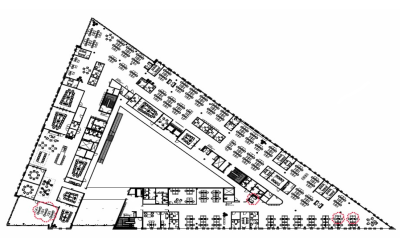
#> input picture DijkstraMinPath/plan_low.bmp, 400 x 238 px
$ python pathfinding.py
#> lines starting #> are read from the running program, lines starting #| are printed output that depends on the picture; after the words box and inside, x2 and y2 are one past the last pixel; in counts of white or black regions, pixels touching at a corner belong together
# Sample code from http://www.redblobgames.com/pathfinding/
# Copyright 2014 Red Blob Games <redblobgames@gmail.com>
#
# Feel free to use this code in your own projects, including commercial projects
# License: Apache v2.0 <http://www.apache.org/licenses/LICENSE-2.0.html>
#
# ##############################################################################
#
# Adapted to read images by Rafael Rossi, August 2016
# Created class GridFromImage
#
#

# ###############################################
# utility functions for dealing with square grids
# ###############################################


def from_id_width(id, width):
    return (id % width, id // width)


# [22 lines left out: functions draw_tile, draw_grid, not called in this run]


class SquareGrid:
    def __init__(self, width, height):
        self.width = width
        self.height = height
        self.walls = []

    def in_bounds(self, id):
        (x, y) = id
        return 0 <= x < self.width and 0 <= y < self.height

    def passable(self, id):
        return id not in self.walls

    def neighbors(self, id):
        (x, y) = id
        results = [(x+1, y), (x, y-1), (x-1, y), (x, y+1)]
        if (x + y) % 2 == 0: results.reverse()  # aesthetics
        results = filter(self.in_bounds, results)
        results = filter(self.passable, results)
        return results


class GridWithWeights(SquareGrid):
    def __init__(self, width, height):
#> called with width = 10, height = 10
        super().__init__(width, height)
        self.weights = {}

    def cost(self, from_node, to_node):
        return self.weights.get(to_node, 1)


diagram4 = GridWithWeights(10, 10)
diagram4.walls = [(1, 7), (1, 8), (2, 7), (2, 8), (3, 7), (3, 8)]
diagram4.weights = {loc: 5 for loc in [(3, 4), (3, 5), (4, 1), (4, 2),
                                       (4, 3), (4, 4), (4, 5), (4, 6),
                                       (4, 7), (4, 8), (5, 1), (5, 2),
                                       (5, 3), (5, 4), (5, 5), (5, 6),
                                       (5, 7), (5, 8), (6, 2), (6, 3),
                                       (6, 4), (6, 5), (6, 6), (6, 7),
                                       (7, 3), (7, 4), (7, 5)]}

from matplotlib import pylab
import numpy as np


class GridFromImage(GridWithWeights):
    def __init__(self, image_filename):
#> called with image_filename = 'plan_low.bmp'
        self.figname = image_filename
        self.fig = pylab.imread(image_filename)
#> self.fig is the input picture: shape (238, 400, 3); mean R, G, B 228.9, 228.7, 228.7
        h, w = len(self.fig), len(self.fig[0])
#> h = 238; w = 400
        super().__init__(w, h)
        self._find_walls()

    def _find_walls(self):
        """Converts the image into a matrix. Anything darker than medium grey will be a "wall"
        The rest is "walkable" area"""
        for y in range(self.height):
            for x in range(self.width):
                if self.fig[y][x][0] < 200:
                    self.walls.append((x, y))

    # [6 lines left out: function ascii_print, not called in this run]

    def show_path(self, start, goal, came_from,
                  img_high=None, scale=1, save=False):
        if not img_high: img_high = self.figname
        fig = pylab.imread(img_high)
        fig2 = fig.copy()
        current = goal
        while not current == start:
            x, y = current
            x *= scale
            y *= scale
            x, y = int(x), int(y)
            fig2[y][x] = np.array([255, 0, 0], dtype=np.uint8)
            current = came_from[current]
        pylab.imshow(fig2)
        if save:
            pylab.imsave(arr=fig2, fname=img_high[:-4]+'_minpath.png')


import heapq


class PriorityQueue:
    def __init__(self):
        self.elements = []

    def empty(self):
        return len(self.elements) == 0

    def put(self, item, priority):
        heapq.heappush(self.elements, (priority, item))

    def get(self):
        return heapq.heappop(self.elements)[1]


# [34 lines left out: functions dijkstra_search, reconstruct_path, not called in this run]


def heuristic(a, b):
    (x1, y1) = a
    (x2, y2) = b
    return abs(x1 - x2) + abs(y1 - y2)


def a_star_search(graph, start, goal, verbose=False):
#> called with start = (206, 117), goal = (116, 193), verbose = False
    frontier = PriorityQueue()
    frontier.put(start, 0)
    came_from = {}
    cost_so_far = {}
    came_from[start] = None
    cost_so_far[start] = 0

    while not frontier.empty():
        current = frontier.get()
        if verbose: print(current, end=' ')
        if current == goal:
            break

        for next in graph.neighbors(current):
            new_cost = cost_so_far[current] + graph.cost(current, next)
            if next not in cost_so_far or new_cost < cost_so_far[next]:
                cost_so_far[next] = new_cost
                priority = new_cost + heuristic(goal, next)
                frontier.put(next, priority)
                came_from[next] = current
#> this loop made 5705 passes
#> current on passes 3, 5, 7: (204, 117), (202, 117), (200, 117)
#> after the loop, came_from = 5538 items; cost_so_far = 5538 items

    return came_from, cost_so_far


if __name__ == '__main__':

    # [19 lines of commented-out code are left out]
    grid = GridFromImage('plan_low.bmp')
    start, goal = (206, 117), (116, 193)
    came_from1, cost_so_far1 = a_star_search(grid, start, goal, verbose=False)
#> came_from1 = 5538 items; cost_so_far1 = 5538 items
    # draw_grid(grid, width=3, point_to=came_from, start=start, goal=goal)

    # came_from2, cost_so_far2 = dijkstra_search(grid, start, goal, verbose=True)

    grid.show_path(start, goal, came_from1, save=True)
#> the loop in show_path, `while not current == start:` made 278 passes
#> (x, y, current) on passes 2 to 4: (116, 194, (116, 195)), (116, 195, (116, 196)), (116, 196, (116, 197))
#> after the loop in show_path, `while not current == start:`:
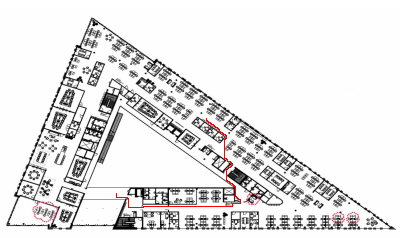
#> fig2: shape (238, 400, 3); 0.29% of pixels changed, all inside (x1, y1, x2, y2) = (116, 118, 241, 208)
    # grid.show_path(start, goal, came_from2)
